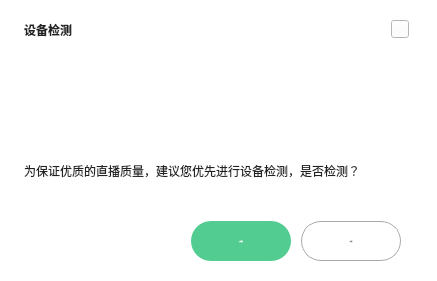
     <widget class="QWidget" name="page_test">
      <property name="styleSheet">
       <string notr="true">	background-color: rgb(255,255,255);</string>
      </property>
      <layout class="QGridLayout" name="gridLayout_2">
       <property name="leftMargin">
        <number>24</number>
       </property>
       <property name="topMargin">
        <number>17</number>
       </property>
       <property name="rightMargin">
        <number>12</number>
       </property>
       <property name="bottomMargin">
        <number>20</number>
       </property>
       <property name="spacing">
        <number>0</number>
       </property>
       <item row="0" column="0">
        <layout class="QVBoxLayout" name="verticalLayout">
         <property name="spacing">
          <number>0</number>
         </property>
         <item>
          <layout class="QHBoxLayout" name="horizontalLayout_3">
           <property name="leftMargin">
            <number>0</number>
           </property>
           <property name="rightMargin">
            <number>16</number>
           </property>
           <item>
            <widget class="QLabel" name="label_2">
             <property name="minimumSize">
              <size>
               <width>80</width>
               <height>25</height>
              </size>
             </property>
             <property name="maximumSize">
              <size>
               <width>80</width>
               <height>25</height>
              </size>
             </property>
             <property name="styleSheet">
              <string notr="true">color:rgba(34,34,34,1);
font: 18px &quot;微软雅黑&quot;;
font-weight:500;
</string>
             </property>
             <property name="text">
              <string>设备检测</string>
             </property>
            </widget>
           </item>
           <item>
            <spacer name="horizontalSpacer_3">
             <property name="orientation">
              <enum>Qt::Horizontal</enum>
             </property>
             <property name="sizeHint" stdset="0">
              <size>
               <width>40</width>
               <height>20</height>
              </size>
             </property>
            </spacer>
           </item>
           <item>
            <widget class="QPushButton" name="pushButton_close">
             <property name="minimumSize">
              <size>
               <width>18</width>
               <height>18</height>
              </size>
             </property>
             <property name="maximumSize">
              <size>
               <width>18</width>
               <height>18</height>
              </size>
             </property>
             <property name="styleSheet">
              <string notr="true">QPushButton#pushButton_close{	
	border-image:url(:/Login/img/Login/close_black_Normal.png);
}

QPushButton#pushButton_close:hover{		
	border-image: url(:/Login/img/Login/close_black_Click.png);
}</string>
             </property>
             <property name="text">
              <string/>
             </property>
            </widget>
           </item>
          </layout>
         </item>
         <item>
          <spacer name="verticalSpacer">
           <property name="orientation">
            <enum>Qt::Vertical</enum>
           </property>
           <property name="sizeType">
            <enum>QSizePolicy::MinimumExpanding</enum>
           </property>
           <property name="sizeHint" stdset="0">
            <size>
             <width>20</width>
             <height>40</height>
            </size>
           </property>
          </spacer>
         </item>
         <item>
          <layout class="QHBoxLayout" name="horizontalLayout_2">
           <item>
            <spacer name="horizontalSpacer">
             <property name="orientation">
              <enum>Qt::Horizontal</enum>
             </property>
             <property name="sizeHint" stdset="0">
              <size>
               <width>40</width>
               <height>20</height>
              </size>
             </property>
            </spacer>
           </item>
           <item>
            <widget class="QLabel" name="label_3">
             <property name="minimumSize">
              <size>
               <width>74</width>
               <height>65</height>
              </size>
             </property>
             <property name="maximumSize">
              <size>
               <width>74</width>
               <height>65</height>
              </size>
             </property>
             <property name="styleSheet">
              <string notr="true">border-image:url(:/widget/img/widget/DevicTest.png)</string>
             </property>
             <property name="text">
              <string/>
             </property>
            </widget>
           </item>
           <item>
            <spacer name="horizontalSpacer_2">
             <property name="orientation">
              <enum>Qt::Horizontal</enum>
             </property>
             <property name="sizeHint" stdset="0">
              <size>
               <width>40</width>
               <height>20</height>
              </size>
             </property>
            </spacer>
           </item>
          </layout>
         </item>
         <item>
          <spacer name="verticalSpacer_3">
           <property name="orientation">
            <enum>Qt::Vertical</enum>
           </property>
           <property name="sizeType">
            <enum>QSizePolicy::Fixed</enum>
           </property>
           <property name="sizeHint" stdset="0">
            <size>
             <width>20</width>
             <height>14</height>
            </size>
           </property>
          </spacer>
         </item>
         <item>
          <widget class="QLabel" name="label">
           <property name="minimumSize">
            <size>
             <width>401</width>
             <height>20</height>
            </size>
           </property>
           <property name="maximumSize">
            <size>
             <width>401</width>
             <height>20</height>
            </size>
           </property>
           <property name="styleSheet">
            <string notr="true">color:rgba(34,34,34,1);
font: 14px &quot;微软雅黑&quot;;</string>
           </property>
           <property name="text">
            <string>为保证优质的直播质量，建议您优先进行设备检测，是否检测？</string>
           </property>
          </widget>
         </item>
         <item>
          <spacer name="verticalSpacer_2">
           <property name="orientation">
            <enum>Qt::Vertical</enum>
           </property>
           <property name="sizeType">
            <enum>QSizePolicy::Fixed</enum>
           </property>
           <property name="sizeHint" stdset="0">
            <size>
             <width>20</width>
             <height>40</height>
            </size>
           </property>
          </spacer>
         </item>
         <item>
          <layout class="QHBoxLayout" name="horizontalLayout">
           <property name="spacing">
            <number>10</number>
           </property>
           <property name="rightMargin">
            <number>24</number>
           </property>
           <item>
            <spacer name="horizontalSpacer_4">
             <property name="orientation">
              <enum>Qt::Horizontal</enum>
             </property>
             <property name="sizeHint" stdset="0">
              <size>
               <width>40</width>
               <height>20</height>
              </size>
             </property>
            </spacer>
           </item>
           <item>
            <widget class="QPushButton" name="pushButton_gotest">
             <property name="enabled">
              <bool>true</bool>
             </property>
             <property name="minimumSize">
              <size>
               <width>100</width>
               <height>40</height>
              </size>
             </property>
             <property name="maximumSize">
              <size>
               <width>100</width>
               <height>40</height>
              </size>
             </property>
             <property name="font">
              <font>
               <family>微软雅黑</family>
               <pointsize>-1</pointsize>
               <weight>50</weight>
               <italic>false</italic>
               <bold>false</bold>
              </font>
             </property>
             <property name="styleSheet">
              <string notr="true">QPushButton{	
font: 14px &quot;微软雅黑&quot;;
	color: rgb(255, 255, 255);
	border:0px;
	border-radius:20px;
	background-color: rgb(82, 204, 144);
}

QPushButton:hover{
	color: rgb(255, 255, 255);
	border:0px;
	border-radius:20px;
	background-color: rgb(52, 184, 119);
}

QPushButton:!enabled{
	color: rgb(255, 255, 255);
	border:0px;
	border-radius:20px;	
	background-color: rgb(220, 244, 232);
}

</string>
             </property>
             <property name="text">
              <string>立即检测</string>
             </property>
            </widget>
           </item>
           <item>
            <widget class="QPushButton" name="pushButton_NotDTesting">
             <property name="enabled">
              <bool>true</bool>
             </property>
             <property name="minimumSize">
              <size>
               <width>100</width>
               <height>40</height>
              </size>
             </property>
             <property name="maximumSize">
              <size>
               <width>100</width>
               <height>40</height>
              </size>
             </property>
             <property name="font">
              <font>
               <family>微软雅黑</family>
               <pointsize>-1</pointsize>
               <weight>50</weight>
               <italic>false</italic>
               <bold>false</bold>
              </font>
             </property>
             <property name="styleSheet">
              <string notr="true">QPushButton{	
font: 14px &quot;微软雅黑&quot;;
	color:rgba(85,85,85,1);
	border:1px solid rgba(170,170,170,1);
	border-radius:20px;

}

QPushButton:hover{

	color: rgb(68, 68, 68);
	border: 1px solid rgb(196, 196, 196);
	border-radius:20px;
	background-color: rgb(196, 196, 196);
}

QPushButton:pressed{

	color: rgb(68, 68, 68);
	border: 1px solid rgb(153, 153, 153);
	border-radius:20px;
	background-color: rgb(153, 153, 153);
}
QPushButton:!enabled{
	color: rgb(255, 255, 255);
	border:0px;
	border-radius:20px;	
	background-color: rgb(220, 244, 232);
}

</string>
             </property>
             <property name="text">
              <string>不检测</string>
             </property>
            </widget>
           </item>
          </layout>
         </item>
        </layout>
       </item>
      </layout>
     </widget>
